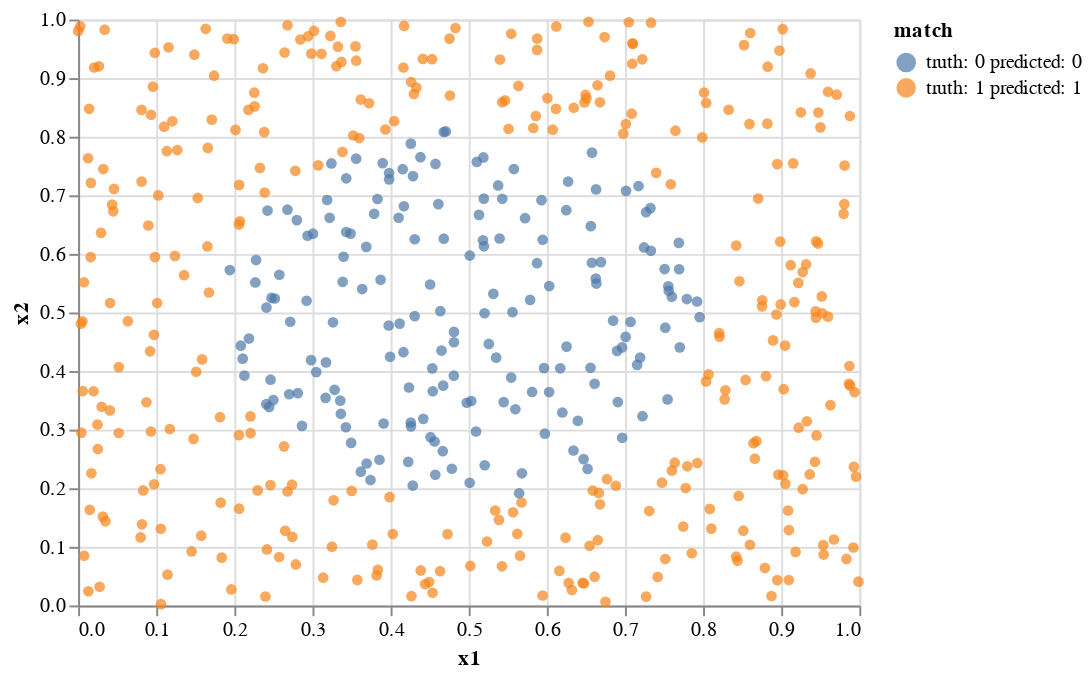

Here is the notebook cell this chart was saved with:
### Code cell
altair.Chart(df_preds).mark_circle().encode(x='x1:Q', y='x2:Q', color='match:N')

### Figure 1 — Vega-Lite specification as saved in the notebook (floating-point values rounded to 4 significant figures; data arrays with more than 128 entries replaced by an {"elided": "..."} marker saying what was removed)
{"config": {"view": {"continuousWidth": 400, "continuousHeight": 300}}, "data": {"name": "data-489d2105e74713840d77d7dccf5517f2"}, "mark": "circle", "encoding": {"color": {"type": "nominal", "field": "match"}, "x": {"type": "quantitative", "field": "x1"}, "y": {"type": "quantitative", "field": "x2"}}, "$schema": "https://vega.github.io/schema/vega-lite/v4.8.1.json", "datasets": {"data-489d2105e74713840d77d7dccf5517f2": {"elided": "500 records"}}}
